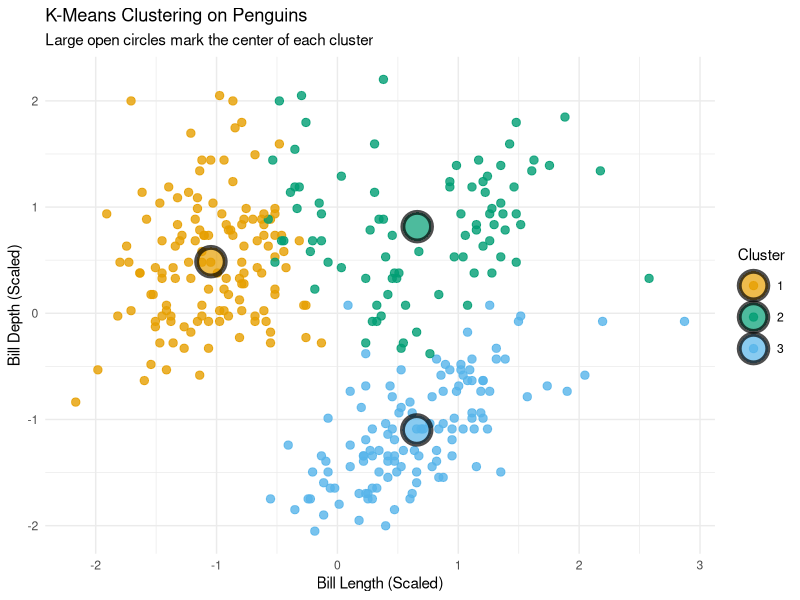
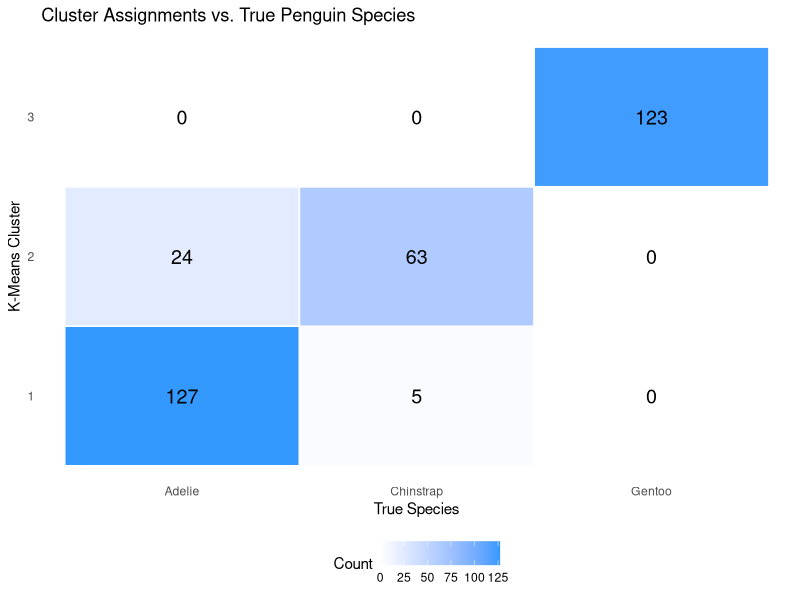
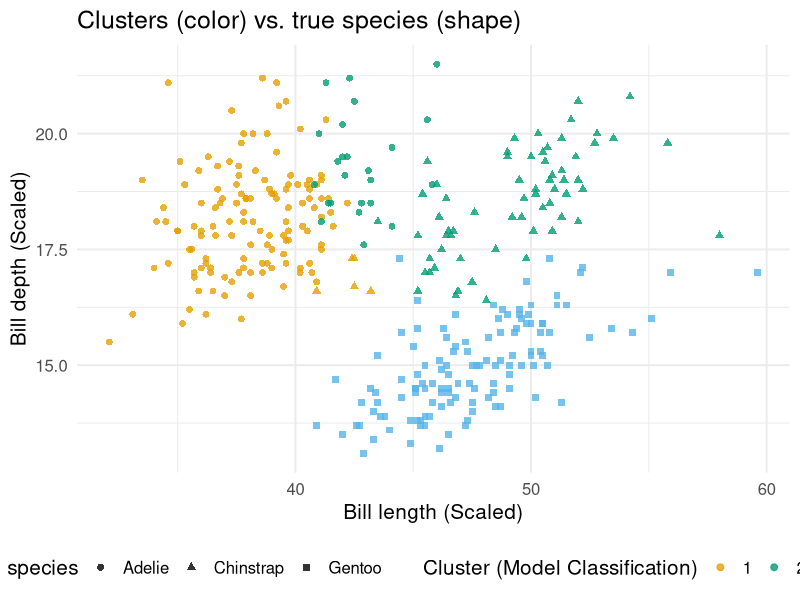
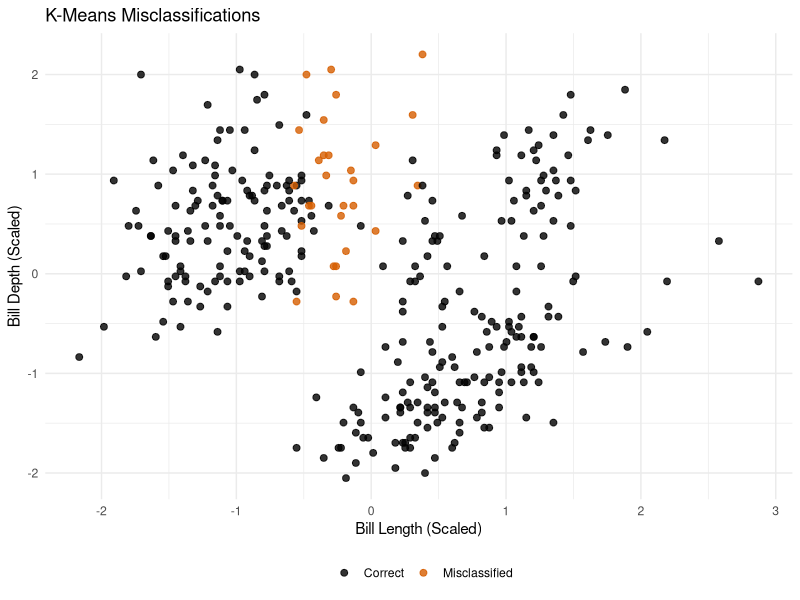
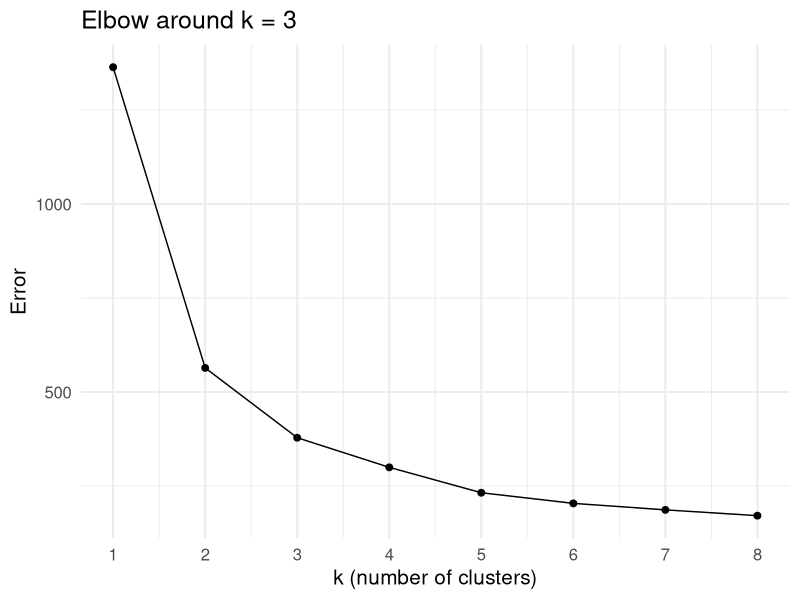
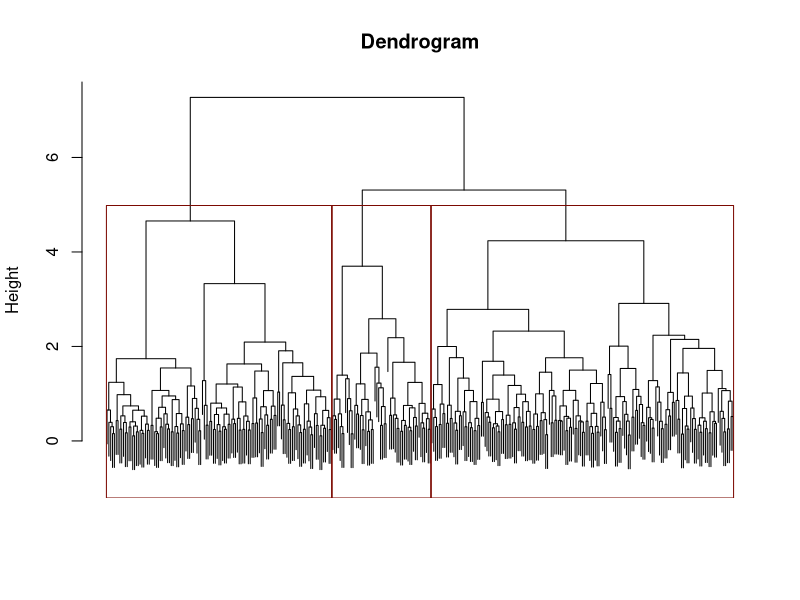
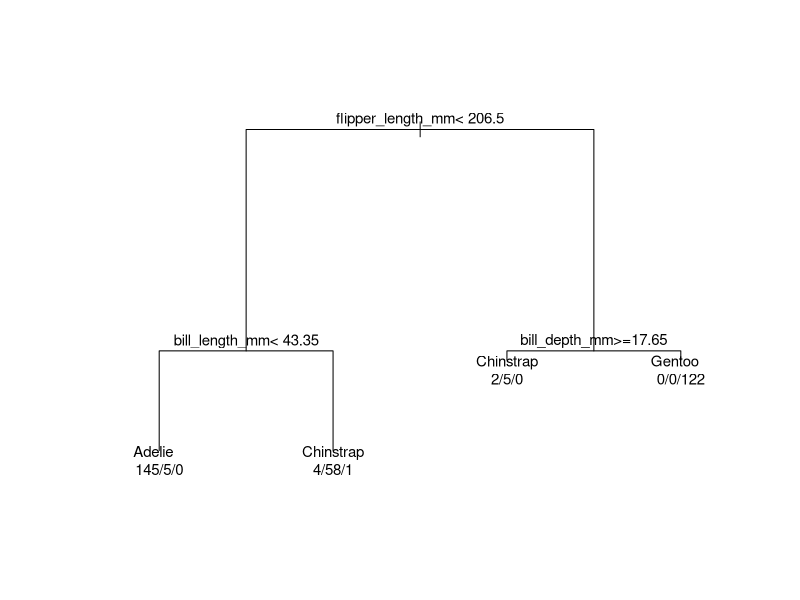
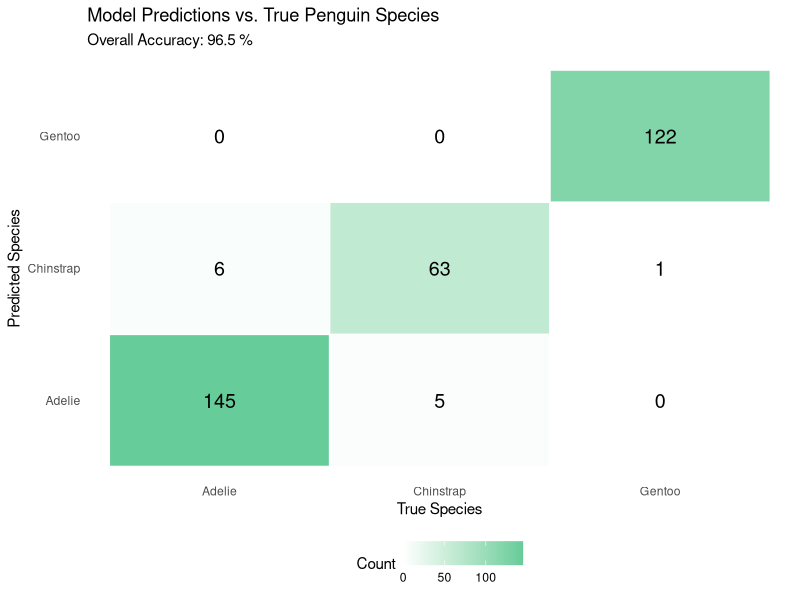

Reproduce these figures in R, in order.
## ---- chunk 1
#| echo: FALSE
#| message: FALSE
#| warning: FALSE
library(tidyverse)
library(palmerpenguins)
library(rpart)

set.seed(184)
theme_set(theme_minimal(base_size = 15))

peng <- penguins |>
  drop_na(bill_length_mm, bill_depth_mm, flipper_length_mm, body_mass_g)
## ---- chunk 2
#| echo: TRUE
peng |>
  select(species, bill_length_mm, bill_depth_mm, flipper_length_mm, body_mass_g) |>
  glimpse()
## ---- chunk 3
#| echo: TRUE
X <- peng |>
  select(bill_length_mm, bill_depth_mm, flipper_length_mm, body_mass_g) |>
  scale() # subtract mean, divide by sd --> unit-less

round(colMeans(X), 14) # column means = zero
apply(X, 2, var) # column variances = one
## ---- chunk 4
#| echo: TRUE
set.seed(184) # random algorithm; set a seed so results are reproducible
km <- kmeans(X, centers = 3, nstart = 25) # nstart = try 25 random starts, keep best
km$size # how many penguins per cluster
## ---- chunk 5
#| echo: FALSE
#| code-fold: TRUE

X_df <- as.data.frame(X)
X_df$Cluster <- as.factor(km$cluster)

centers_df <- as.data.frame(km$centers)
centers_df$Cluster <- as.factor(1:nrow(centers_df))

ggplot(X_df, aes(x = bill_length_mm, y = bill_depth_mm, color = Cluster)) +
  geom_point(size = 2.5, alpha = 0.8) +
  geom_point(data = centers_df, aes(fill = Cluster), color = "black",
             size = 8, shape = 21, stroke = 2.5, alpha = 0.7) +
             
  scale_color_manual(values = c("#E69F00", "#009E73", "#56B4E9")) +
  scale_fill_manual(values = c("#E69F00", "#009E73", "#56B4E9")) +
  labs(title = "K-Means Clustering on Penguins",
       subtitle = "Large open circles mark the center of each cluster",
       x = "Bill Length (Scaled)",
       y = "Bill Depth (Scaled)") +
  theme_minimal()
## ---- chunk 6
#| echo: FALSE
#| code-fold: TRUE
library(ggplot2)

conf_matrix <- table(cluster = km$cluster, species = peng$species)
heatmap_df <- as.data.frame(conf_matrix)

ggplot(heatmap_df, aes(x = species, y = cluster, fill = Freq)) +
  geom_tile(color = "white", linewidth = 0.5) +
  geom_text(aes(label = Freq), color = "black", size = 5) +
  scale_fill_gradient(low = "white", high = "#3399FF") +
  labs(title = "Cluster Assignments vs. True Penguin Species",
       x = "True Species",
       y = "K-Means Cluster",
       fill = "Count") +
  theme_minimal() +
  theme(panel.grid = element_blank(),
        legend.position = "bottom")
## ---- chunk 7
#| echo: FALSE
#| code-fold: TRUE
#| layout-ncol: 2
#| fig-width: 5
#| fig-height: 4
peng |>
  mutate(cluster = factor(km$cluster)) |>
  ggplot(aes(x = bill_length_mm, y = bill_depth_mm, color = cluster, shape = species)) +
  geom_point(size = 2, alpha = .8) +
  labs(title = "Clusters (color) vs. true species (shape)", color = "cluster",
       x = "Bill length (Scaled)", y = "Bill depth (Scaled)") +
  scale_color_manual(values = c("#E69F00", "#009E73", "#56B4E9"),
                     name = "Cluster (Model Classification)") +
  scale_fill_manual(values = c("#E69F00", "#009E73", "#56B4E9"),
                    name = "Species (Ground Truth)") +
  theme(legend.position = "bottom")

X_df$True_Species <- peng$species
X_df$Predicted_Species <- NA
X_df$Predicted_Species[X_df$Cluster == "1"] <- "Adelie"
X_df$Predicted_Species[X_df$Cluster == "2"] <- "Chinstrap"
X_df$Predicted_Species[X_df$Cluster == "3"] <- "Gentoo"
X_df$Classification <- ifelse(X_df$True_Species == X_df$Predicted_Species, 
                              "Correct", "Misclassified")

ggplot(X_df, aes(x = bill_length_mm, y = bill_depth_mm, color = Classification)) +
  geom_point(size = 2, alpha = 0.8) +
  
  scale_color_manual(values = c("Correct" = "#000000", "Misclassified" = "#D55E00")) +
  
  labs(title = "K-Means Misclassifications",
       x = "Bill Length (Scaled)",
       y = "Bill Depth (Scaled)",
       color = "") + 
  theme_minimal() +
  theme(legend.position = "bottom")
## ---- chunk 8
#| echo: TRUE
#| fig-width: 7.5
#| fig-height: 3.4
tibble(k = 1:8) |>
  mutate(wss = map_dbl(k, ~ kmeans(X, centers = .x, nstart = 10)$tot.withinss)) |>
  ggplot(aes(k, wss)) +
  geom_line() + geom_point(size = 2) +
  scale_x_continuous(breaks = 1:8) +
  labs(x = "k (number of clusters)", y = "Error",
       title = "Elbow around k = 3")
## ---- chunk 9
#| echo: TRUE
#| fig-width: 9
#| fig-height: 3.4
d  <- dist(X) # pairwise distances
hc <- hclust(d, method = "complete")
plot(hc, labels = FALSE, main = "Dendrogram", xlab = "", sub = "")
rect.hclust(hc, k = 3, border = "#7C0A02") # cut into 3 groups
## ---- chunk 10
#| echo: TRUE
clusters_h <- cutree(hc, k = 3)
table(cluster = clusters_h, species = peng$species)
## ---- chunk 11
#| echo: TRUE
fit <- rpart(
  species ~ bill_length_mm + bill_depth_mm + flipper_length_mm + body_mass_g,
  data = peng, method = "class"
)
## ---- chunk 12
#| echo: TRUE
#| fig-width: 9
#| fig-height: 4.2
plot(fit, margin = 0.1)
text(fit, use.n = TRUE, cex = 0.9)
## ---- chunk 13
#| echo: TRUE
pred <- predict(fit, peng, type = "class")
table(prediction = pred, actual = peng$species)
mean(pred == peng$species) # overall accuracy
## ---- chunk 14
#| echo: FALSE
#| code-fold: TRUE
pred <- predict(fit, peng, type = "class")
conf_matrix <- table(prediction = pred, actual = peng$species)
heatmap_df <- as.data.frame(conf_matrix)

ggplot(heatmap_df, aes(x = actual, y = prediction, fill = Freq)) +
  geom_tile(color = "white", linewidth = 0.5) +
  geom_text(aes(label = Freq), color = "black", size = 5) +
  scale_fill_gradient(low = "white", high = "#66CC99") +
  labs(title = "Model Predictions vs. True Penguin Species",
       subtitle = paste("Overall Accuracy:", 
                        round(mean(pred == peng$species) * 100, 1), "%"),
       x = "True Species",
       y = "Predicted Species",
       fill = "Count") +
  theme_minimal() +
  theme(panel.grid = element_blank(),
        legend.position = "bottom")
